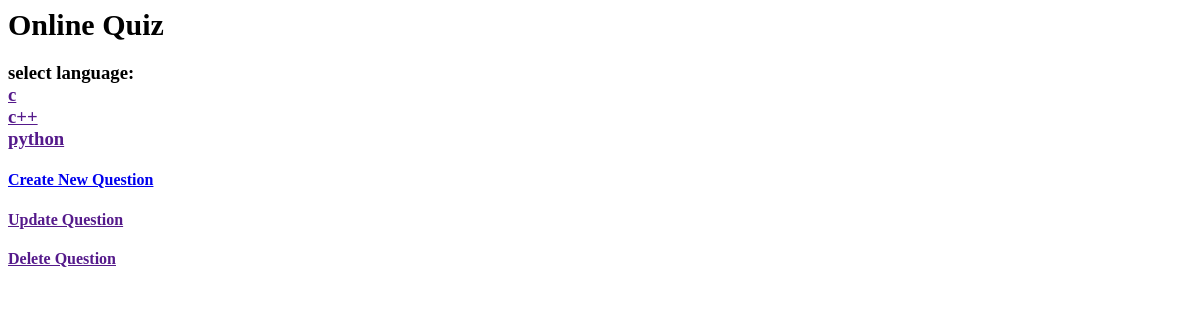
Page /home/ on the earlier database version.
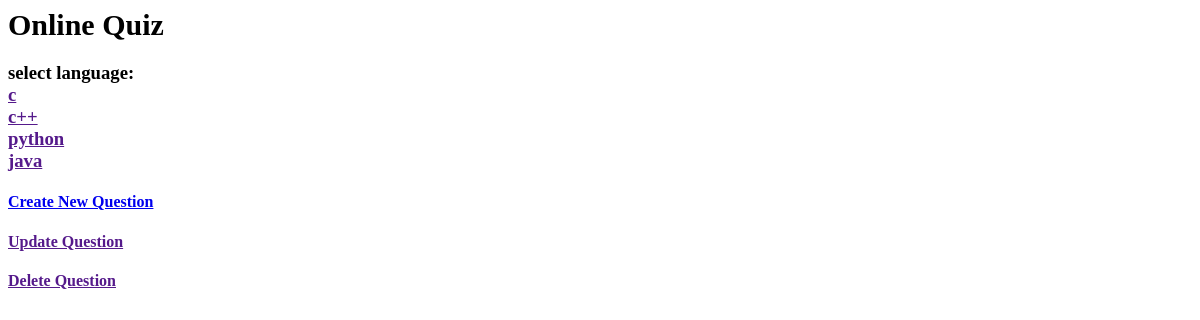
Same page on the later database version.
### qbank/models.py (models this page shows)
class Category(models.Model):
	name=models.CharField(max_length=250, unique=True)
	description=models.TextField(max_length=250)
	is_active= models.BooleanField(default='False')
	def __str__(self):
		return self.name

### qbank/views.py (the view)
# urls.py: 2. Add a URL to urlpatterns:  path('', views.home, name='home')
def home(request):
	cat=Category.objects.all()
	que=Question.objects.all()
	print(cat)
	return render(request,'qbank/home.html',context={'objects':que,'cat':cat,})

### qbank/templates/qbank/home.html (shortened to what this page needs)
<html>
<head>
</head>
<body>
<h1 style="font-size:30px;">Online Quiz</h1>
<h3>select language:<br>
{% for category in cat %}
	<a href="">{{category}}</a><br>
{% endfor %}</h3>
<h4><a href="{% url 'createQuestion' %}">Create New Question</a></h4>
<h4><a href="">Update Question</a></h4>
<h4><a href="">Delete Question</a></h4>
</body>
</html>

Differences in the rows shown:
added Category: name "java"
